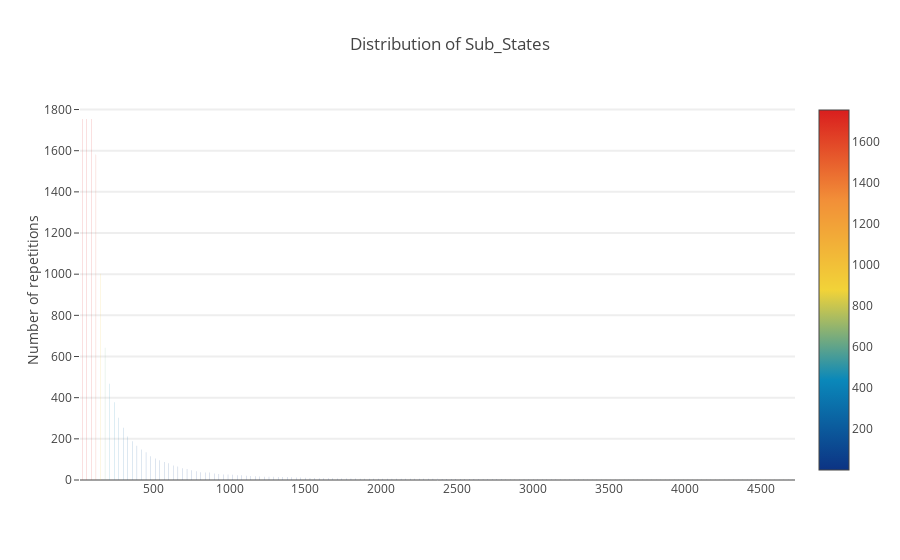

The notebook cell saved with this chart:
### Code cell
best_sub_states(ones)

### Figure 1 — Plotly figure (JSON) as saved in the notebook; plotly's stock layout.template omitted (floating-point values rounded to 4 significant figures; data arrays with more than 128 entries replaced by an {"elided": "..."} marker saying what was removed)
{"data": [{"marker": {"color": {"elided": "157 int values"}, "colorscale": "Portland", "reversescale": false, "showscale": true}, "opacity": 0.6, "type": "bar", "width": 1.5, "x": {"elided": "157 int values"}, "y": {"elided": "157 int values"}}], "layout": {"autosize": true, "hovermode": "closest", "showlegend": false, "title": "Distribution of Sub_States", "yaxis": {"gridwidth": 2, "ticklen": 5, "title": "Number of repetitions"}}}
